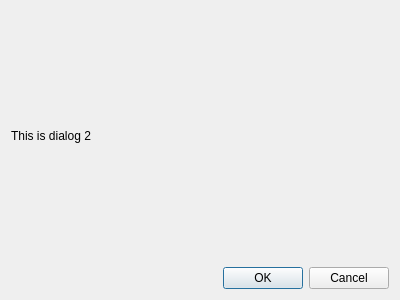
<?xml version="1.0" encoding="UTF-8"?>
<ui version="4.0">
 <class>Dialog2</class>
 <widget class="QDialog" name="Dialog2">
  <property name="geometry">
   <rect>
    <x>0</x>
    <y>0</y>
    <width>400</width>
    <height>300</height>
   </rect>
  </property>
  <property name="windowTitle">
   <string>Dialog</string>
  </property>
  <layout class="QVBoxLayout" name="verticalLayout">
   <item>
    <widget class="QLabel" name="label">
     <property name="text">
      <string>This is dialog 2</string>
     </property>
    </widget>
   </item>
   <item>
    <widget class="QDialogButtonBox" name="buttonBox">
     <property name="orientation">
      <enum>Qt::Horizontal</enum>
     </property>
     <property name="standardButtons">
      <set>QDialogButtonBox::Cancel|QDialogButtonBox::Ok</set>
     </property>
    </widget>
   </item>
  </layout>
 </widget>
 <resources/>
 <connections>
  <connection>
   <sender>buttonBox</sender>
   <signal>accepted()</signal>
   <receiver>Dialog2</receiver>
   <slot>accept()</slot>
   <hints>
    <hint type="sourcelabel">
     <x>248</x>
     <y>254</y>
    </hint>
    <hint type="destinationlabel">
     <x>157</x>
     <y>274</y>
    </hint>
   </hints>
  </connection>
  <connection>
   <sender>buttonBox</sender>
   <signal>rejected()</signal>
   <receiver>Dialog2</receiver>
   <slot>reject()</slot>
   <hints>
    <hint type="sourcelabel">
     <x>316</x>
     <y>260</y>
    </hint>
    <hint type="destinationlabel">
     <x>286</x>
     <y>274</y>
    </hint>
   </hints>
  </connection>
 </connections>
</ui>
